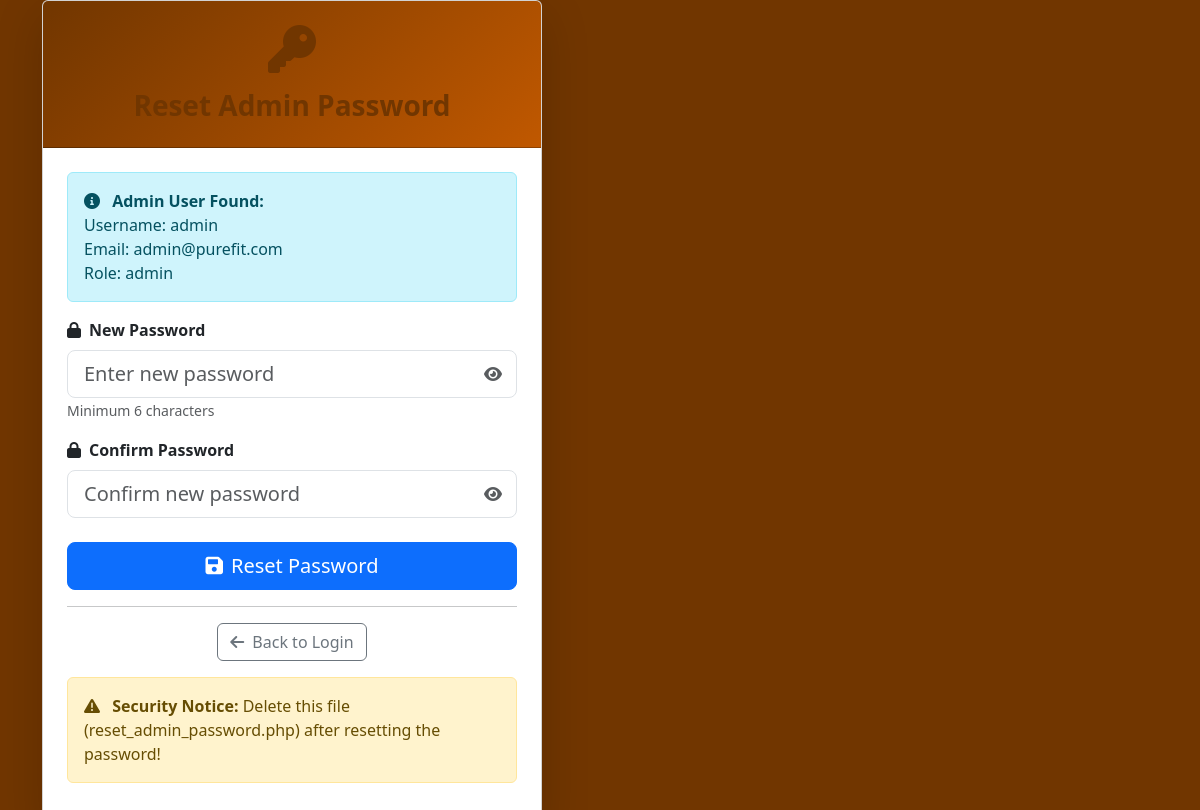
The app's page /reset_admin_password.php with its own data.
### tables this page shows
CREATE TABLE `users` (
  `user_id` int(11) NOT NULL,
  `username` varchar(60) NOT NULL,
  `email` varchar(150) NOT NULL,
  `password` varchar(255) NOT NULL,
  `first_name` varchar(80) DEFAULT NULL,
  `last_name` varchar(80) DEFAULT NULL,
  `phone` varchar(24) DEFAULT NULL,
  `address` text DEFAULT NULL,
  `role_id` int(11) NOT NULL DEFAULT 2,
  `is_active` tinyint(1) NOT NULL DEFAULT 1,
  `is_email_verified` tinyint(1) DEFAULT 0,
  `is_verified` tinyint(1) NOT NULL DEFAULT 0,
  `verification_token` varchar(255) DEFAULT NULL,
  `verification_sent_at` datetime DEFAULT NULL,
  `verified_at` datetime DEFAULT NULL,
  `created_at` timestamp NOT NULL DEFAULT current_timestamp(),
  `updated_at` timestamp NOT NULL DEFAULT current_timestamp() ON UPDATE current_timestamp()
);

CREATE TABLE `roles` (
  `role_id` int(11) NOT NULL,
  `role_name` varchar(32) NOT NULL,
  `description` varchar(255) DEFAULT NULL,
  `created_at` timestamp NOT NULL DEFAULT current_timestamp()
);

### reset_admin_password.php (the view, shortened to what this page needs)
<?php
include 'connection.php';
$check_query = "SELECT u.user_id, u.username, u.email, r.role_name
                FROM users u
                INNER JOIN roles r ON u.role_id = r.role_id
                WHERE u.email = 'admin@purefit.com'";
$result = mysqli_query($conn, $check_query);
$admin_exists = mysqli_num_rows($result) > 0;
$admin_data = $admin_exists ? mysqli_fetch_assoc($result) : null;
?>
<!DOCTYPE html>
<html lang="en">
<head>
    <link href="https://cdn.jsdelivr.net/npm/bootstrap@5.3.3/dist/css/bootstrap.min.css" rel="stylesheet">
    <link rel="stylesheet" href="https://cdnjs.cloudflare.com/ajax/libs/font-awesome/6.0.0/css/all.min.css">
</head>
<body>
    <div class="container">
        <div class="card reset-card shadow-lg">
            <div class="card-header text-center py-4" style="background: linear-gradient(135deg, #713600, #C05800);">
                <i class="fas fa-key fa-3x mb-3" style="color: #713600;"></i>
                <h3 class="mb-0 fw-bold" style="color: #713600;">Reset Admin Password</h3>
            </div>
            <div class="card-body p-4">
                <?php if ($admin_exists): ?>
                <div class="alert alert-info">
                    <i class="fas fa-info-circle me-2"></i>
                    <strong>Admin User Found:</strong><br>
                    Username: <?php echo htmlspecialchars($admin_data['username']); ?><br>
                    Email: <?php echo htmlspecialchars($admin_data['email']); ?><br>
                    Role: <?php echo htmlspecialchars($admin_data['role_name']); ?>
                </div>
                <form method="POST" id="resetForm" novalidate>
                    <div class="mb-3">
                        <label class="form-label fw-bold">
                            <i class="fas fa-lock me-2"></i>New Password
                        </label>
                        <div class="position-relative">
                            <input type="password" name="new_password" class="form-control form-control-lg pe-5"
                                   placeholder="Enter new password">
                            <span class="password-toggle position-absolute" style="right: 15px; top: 50%; transform: translateY(-50%); cursor: pointer; z-index: 10;">
                                <i class="fas fa-eye text-muted"></i>
                            </span>
                        </div>
                        <small class="text-muted">Minimum 6 characters</small>
                    </div>
                    <div class="mb-4">
                        <label class="form-label fw-bold">
                            <i class="fas fa-lock me-2"></i>Confirm Password
                        </label>
                        <div class="position-relative">
                            <input type="password" name="confirm_password" class="form-control form-control-lg pe-5"
                                   placeholder="Confirm new password">
                            <span class="password-toggle position-absolute" style="right: 15px; top: 50%; transform: translateY(-50%); cursor: pointer; z-index: 10;">
                                <i class="fas fa-eye text-muted"></i>
                            </span>
                        </div>
                    </div>
                    <button type="submit" name="reset_password" class="btn btn-primary w-100 btn-lg">
                        <i class="fas fa-save me-2"></i>Reset Password
                    </button>
                </form>
                <?php endif; ?>
                <hr>
                <div class="text-center">
                    <a href="login.php" class="btn btn-outline-secondary">
                        <i class="fas fa-arrow-left me-2"></i>Back to Login
                    </a>
                </div>
                <div class="alert alert-warning mt-3">
                    <i class="fas fa-exclamation-triangle me-2"></i>
                    <strong>Security Notice:</strong> Delete this file (reset_admin_password.php) after resetting the password!
                </div>
            </div>
        </div>
    </div>
</body>
</html>

### reset_admin_password.php (style rules this page uses)
body { background: linear-gradient(135deg, #713600 0%, #713600 100%); min-height: 100vh; display: flex; align-items: center; justify-content: center; }
.reset-card { max-width: 500px; width: 100%; }

### records on screen
users: username "admin", email "admin@purefit.com", role.role_name "admin"
